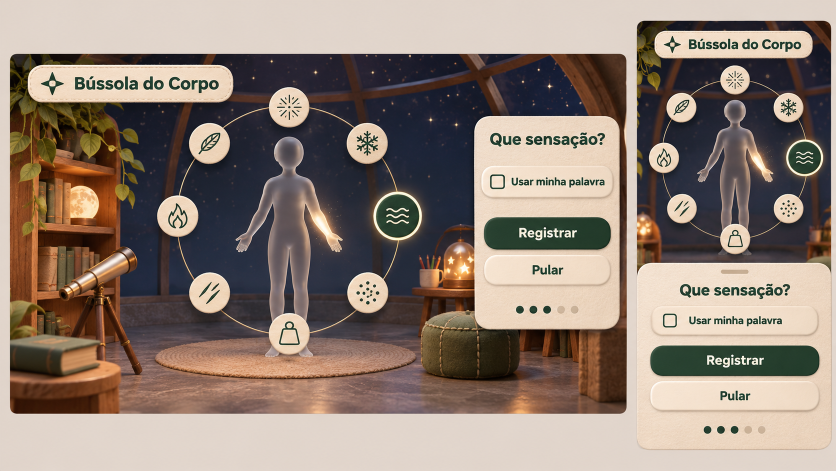
#> input picture Jogos/4 - Kit 17 Jogos/11-bussola-do-corpo/mockup.png, 1672 x 941 px (shown at 1/2 size)
$ python compare.py
#> lines starting #> are read from the running program, lines starting #| are printed output that depends on the picture
from pathlib import Path
from PIL import Image, ImageDraw

root = Path(__file__).resolve().parent.parent
captures = root / "capturas"
source = Image.open(root / "mockup.png").convert("RGB")
draw_font = "#22372e"

def comparison(name, box, target, match_height):
#> called with name = 'comparacao-desktop.png', box = (20, 108, 1253, 827), target = '1280x720-sensacao.png', match_height = 550
    left = source.crop(box)
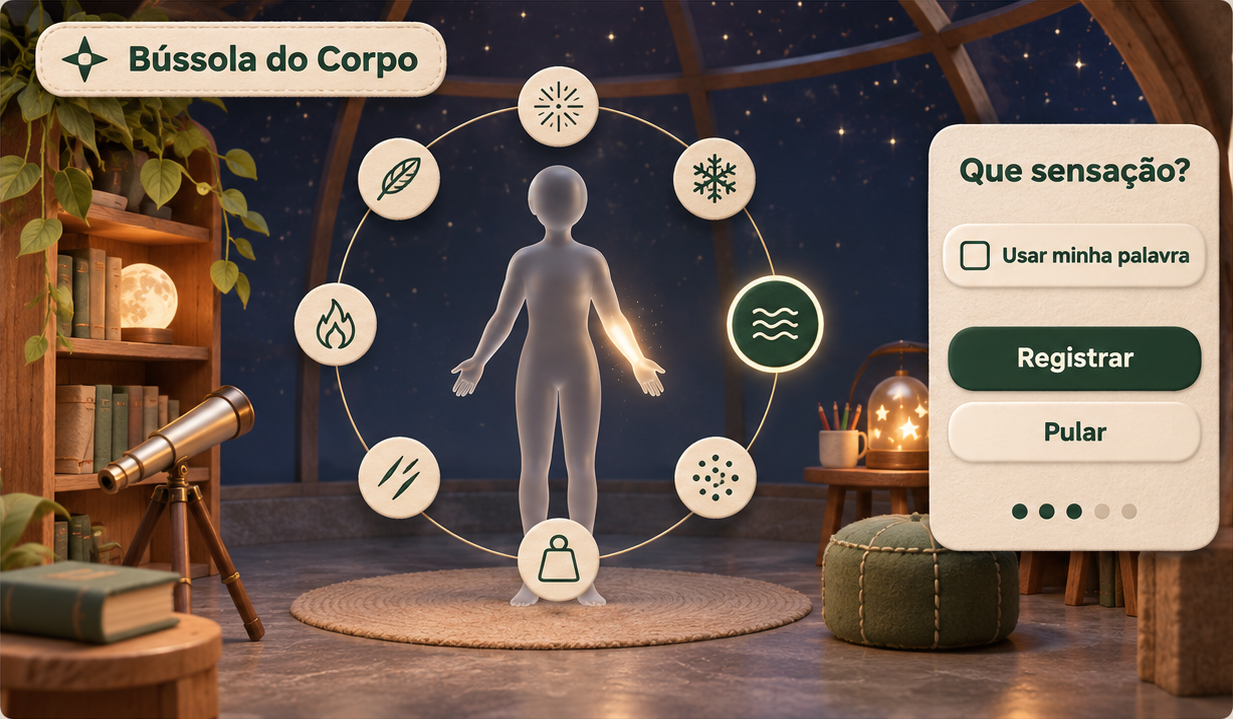
#> left: PIL image 1233x719 RGB; mean R, G, B 111, 92.7, 81.6
    right = Image.open(captures / target).convert("RGB")
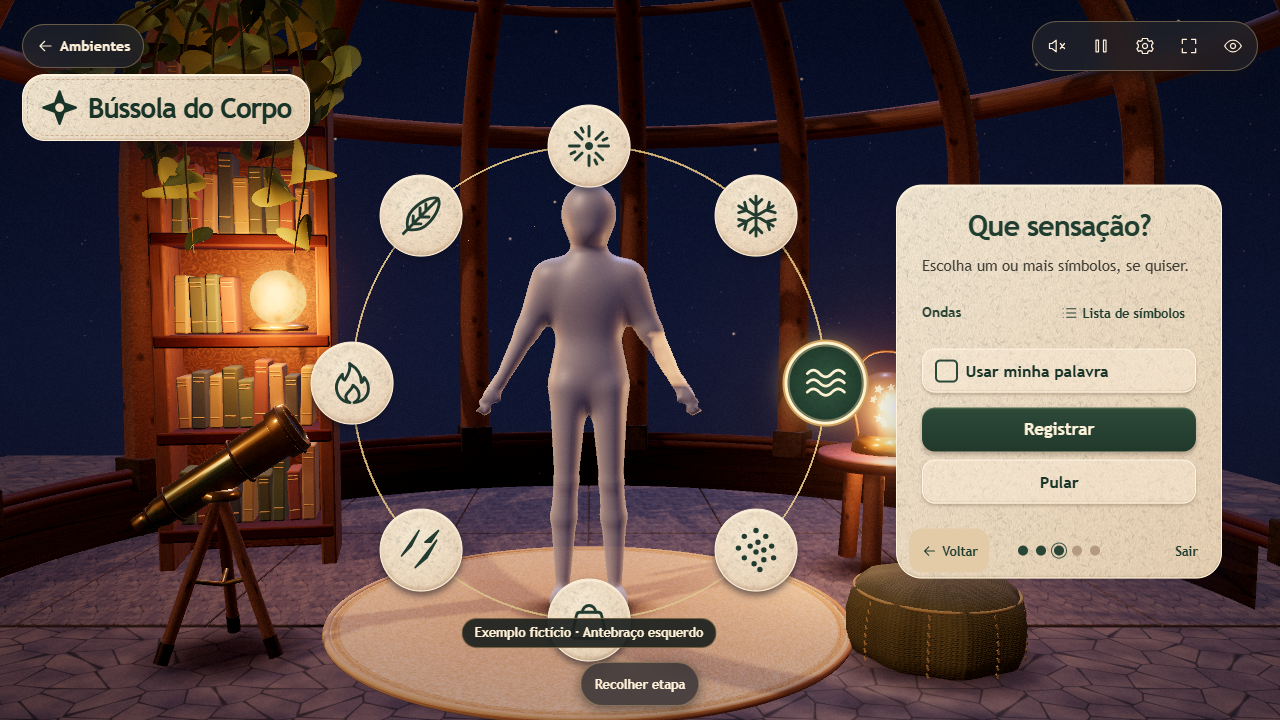
#> input picture launcher/Kit_17_jogos_3D_mockups_e_prompts/11-bussola-do-corpo/capturas/1280x720-sensacao.png, 1280 x 720 px, found by its file name
#> right is the input picture: PIL image 1280x720 RGB; mean R, G, B 94.2, 76.6, 72.9
    ratio = match_height / left.height
#> ratio = 0.765
    left = left.resize((round(left.width * ratio), match_height), Image.Resampling.LANCZOS)
#> left: PIL image 943x550 RGB
    ratio = match_height / right.height
#> ratio = 0.764
    right = right.resize((round(right.width * ratio), match_height), Image.Resampling.LANCZOS)
#> right: PIL image 978x550 RGB
    out = Image.new("RGB", (left.width + right.width + 39, match_height + 45), "#e9decf")
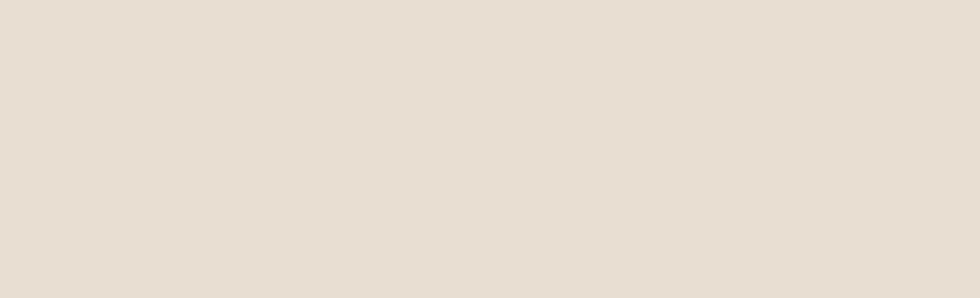
#> out: PIL image 1960x595 RGB (shown at 1/2 size); mean R, G, B 233, 222, 207
    draw = ImageDraw.Draw(out)
    draw.text((13, 12), "Referência recortada", fill=draw_font)
    draw.text((left.width + 26, 12), "Jogo no Chromium", fill=draw_font)
    out.paste(left, (13, 32))
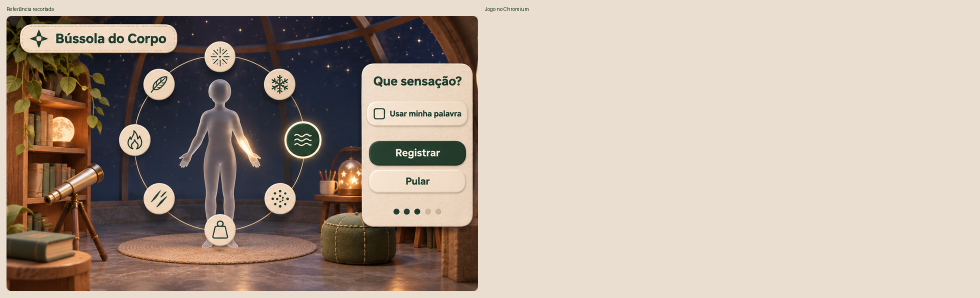
#> out: PIL image 1960x595 RGB (shown at 1/2 size); mean R, G, B 178.7, 164.4, 151.2
    out.paste(right, (left.width + 26, 32))
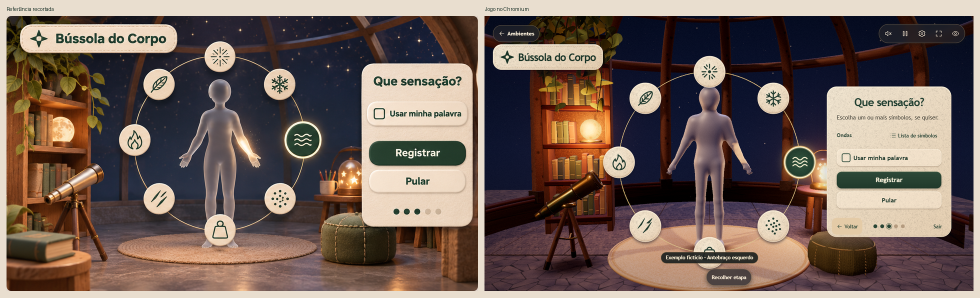
#> out: PIL image 1960x595 RGB (shown at 1/2 size); mean R, G, B 114.6, 97.4, 89.4
    out.save(captures / name)

# Coordenadas internas à arte fornecida, excluindo a prancha de apresentação.
comparison("comparacao-desktop.png", (20, 108, 1253, 827), "1280x720-sensacao.png", 550)
comparison("comparacao-mobile.png", (1274, 42, 1662, 900), "390x844-sensacao.png", 740)
#> call 2 of comparison, with name = 'comparacao-mobile.png', box = (1274, 42, 1662, 900), target = '390x844-sensacao.png', match_height = 740
#> in comparison (call 2), `left = source.crop(box)`:
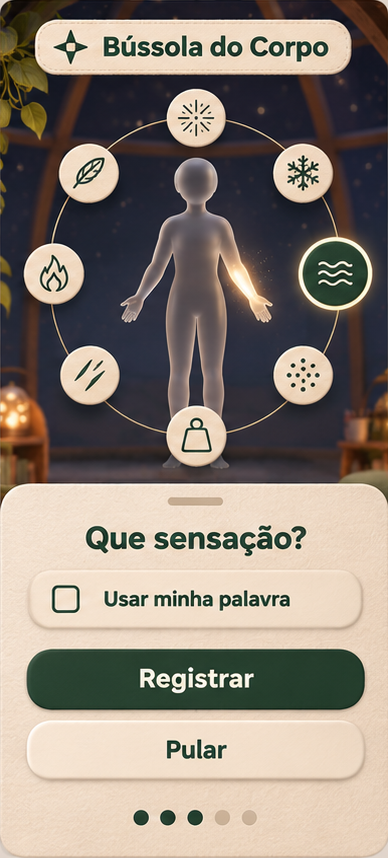
#> left: PIL image 388x858 RGB; mean R, G, B 140.2, 129.6, 119.3
#> (the run stopped early here; a loop or call above may not have finished)
